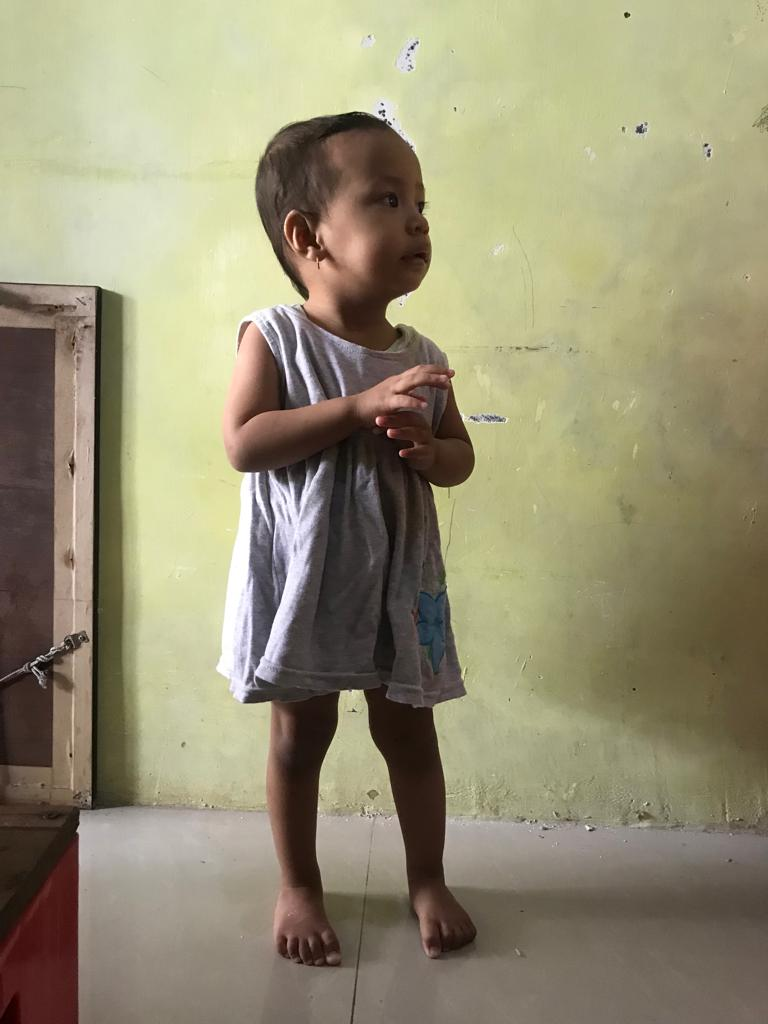
#> input picture OpenCV-Indonesia-master/Tubuh1_Alisa.jpeg, 768 x 1024 px
$ python bounding_box.py
#> lines starting #> are read from the running program, lines starting #| are printed output that depends on the picture; after the words box and inside, x2 and y2 are one past the last pixel; in counts of white or black regions, pixels touching at a corner belong together
import cv2
import numpy as np
import PIL
from PIL import Image

img = cv2.imread('Tubuh1_Alisa.jpeg', cv2.IMREAD_UNCHANGED)
#> img is the input picture: shape (1024, 768, 3); mean B, G, R 116.2, 143.5, 150

print('Original Dimensions : ',img.shape)
#| Original Dimensions :  (1024, 768, 3)

scale_percent = 60 # percent of original size
width = int(img.shape[1] * scale_percent / 100)
#> width = 460
height = int(img.shape[0] * scale_percent / 100)
#> height = 614
dim = (width, height)
#> dim = (460, 614)

# resize image
resized = cv2.resize(img, dim, interpolation = cv2.INTER_AREA)

print('Resized Dimensions : ',resized.shape)
#| Resized Dimensions :  (614, 460, 3)

cv2.imshow("Resized image", resized)

face_csc = cv2.CascadeClassifier('haarcascade_fullbody.xml')
gray = cv2.cvtColor(img, cv2.COLOR_BGR2GRAY)
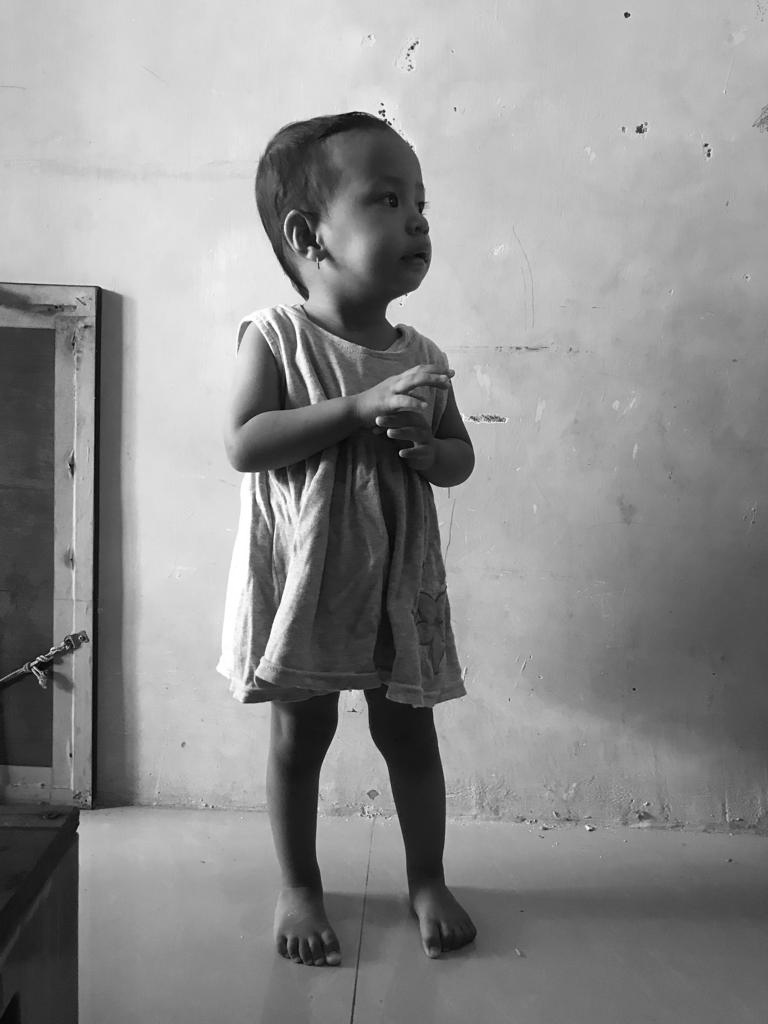
#> gray: shape (1024, 768); min 1, max 255, mean 142.4
faces = face_csc.detectMultiScale(gray, 1.1, 4)
#> faces = ()

for (x,y,w,h) in faces:
    cv2.rectangle(img, (x,y), (x+w, y+h), (0,255,0), 3)
#> this loop made 0 passes

cv2.imshow('img', img)
cv2.waitKey(0)

$ run again, with OpenCV-Indonesia-master/Depan10.jpeg copied over OpenCV-Indonesia-master/Tubuh1_Alisa.jpeg
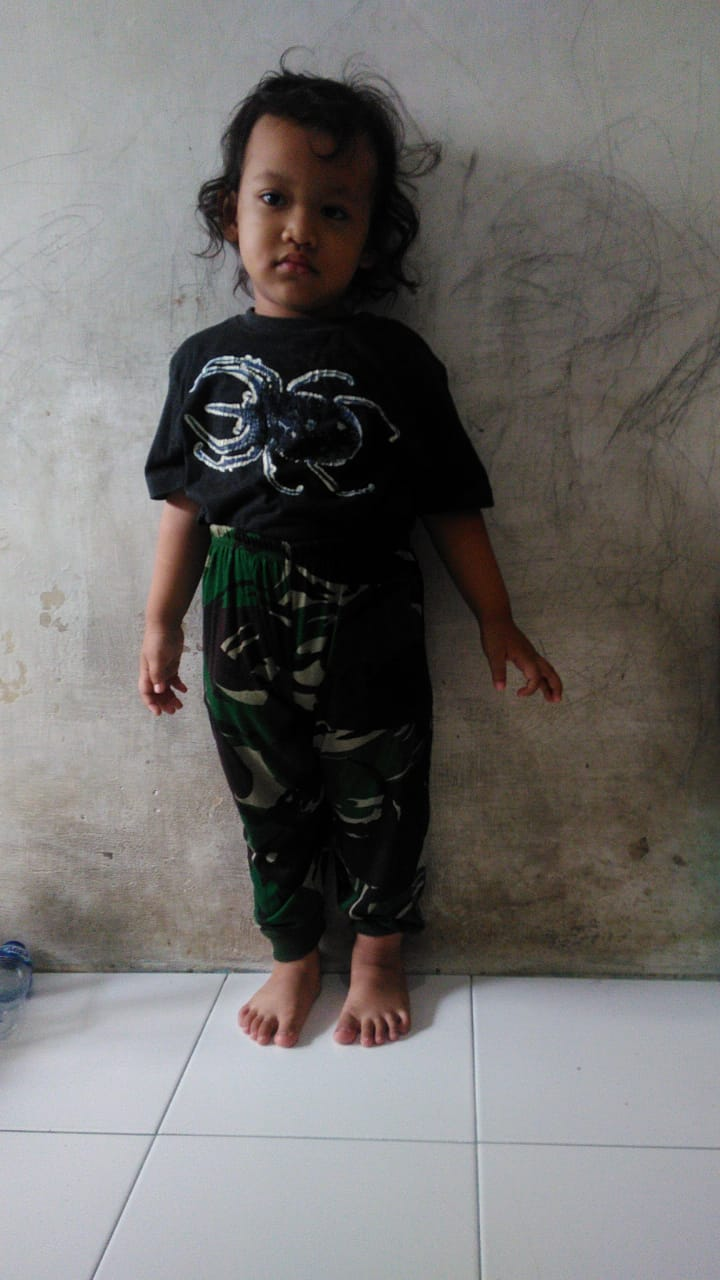
#> input picture OpenCV-Indonesia-master/Depan10.jpeg, 720 x 1280 px
#> img is the input picture: shape (1280, 720, 3); mean B, G, R 107.6, 109.4, 111.9
#| Original Dimensions :  (1280, 720, 3)
#| Resized Dimensions :  (768, 432, 3)
#> `gray = cv2.cvtColor(img, cv2.COLOR_BGR2GRAY)`:
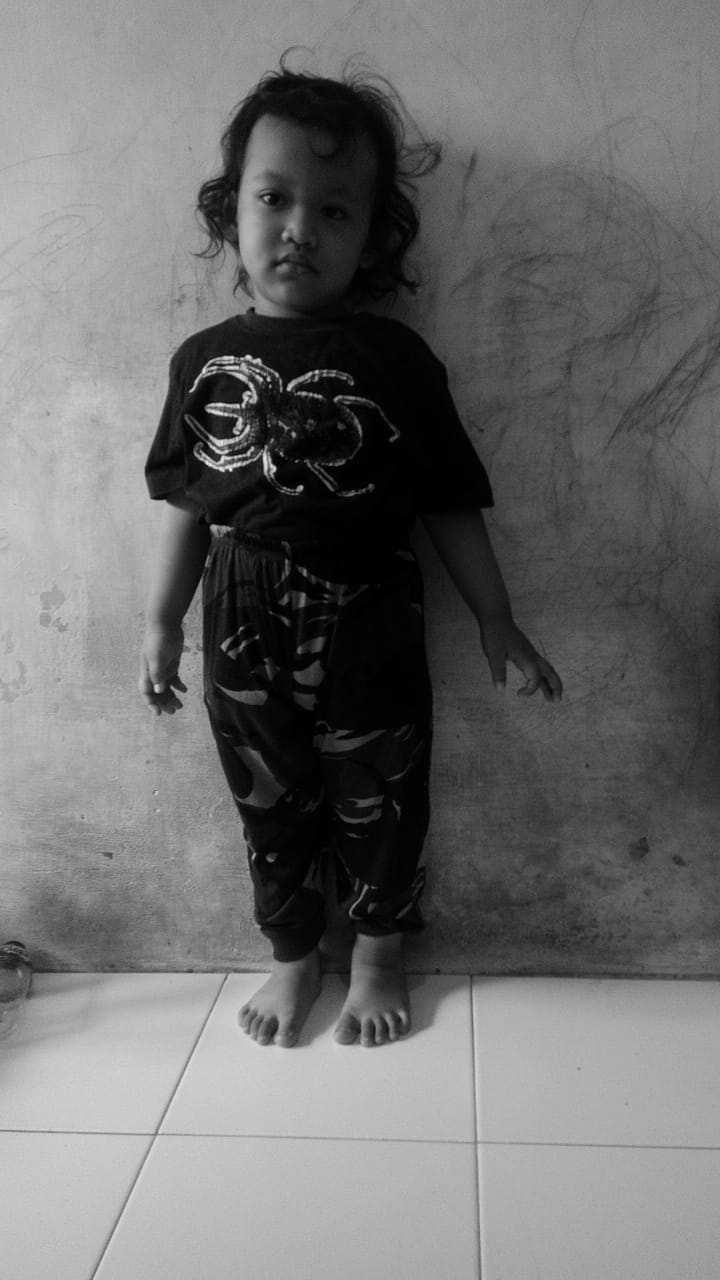
#> gray: shape (1280, 720); min 0, max 249, mean 109.9
#> faces = [[79, 99, 515, 1030]]
#> the loop `for (x,y,w,h) in faces:` made 1 pass
#> after the loop `for (x,y,w,h) in faces:`:
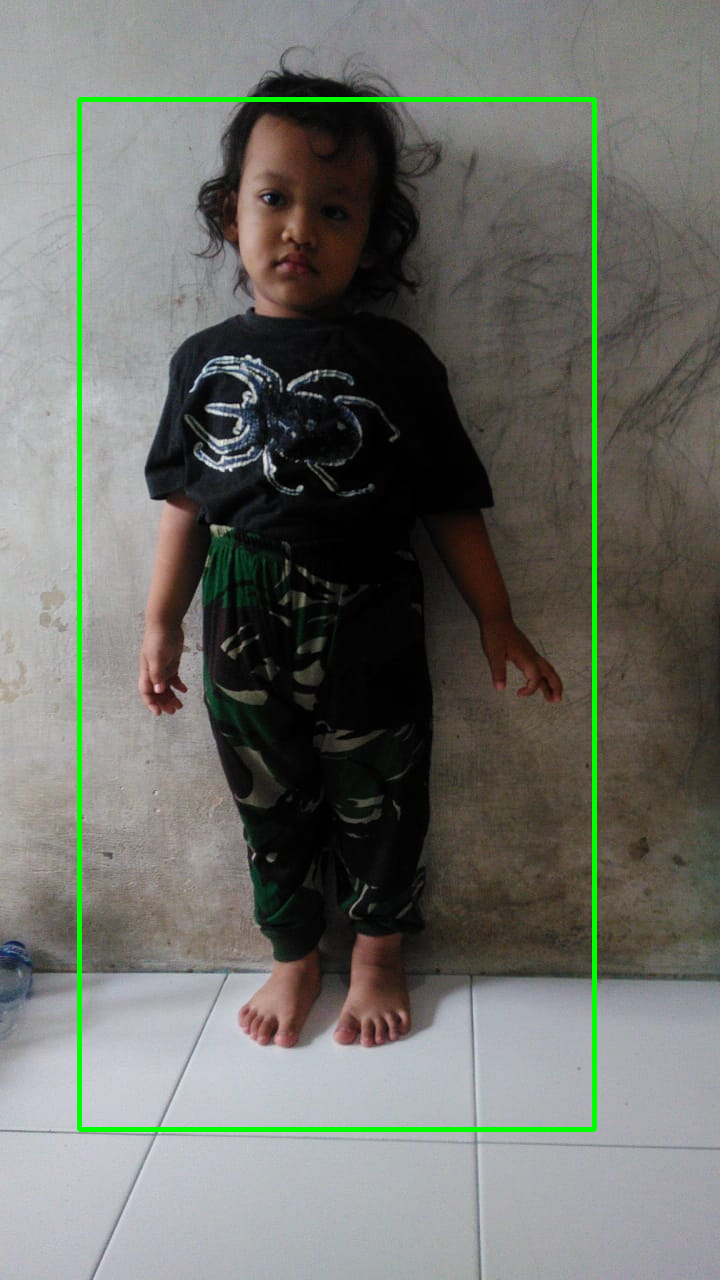
#> img: shape (1280, 720, 3); 1.68% of pixels changed, all inside (x1, y1, x2, y2) = (77, 97, 597, 1132)

$ run again, with OpenCV-Indonesia-master/Depan10_2.jpeg copied over OpenCV-Indonesia-master/Tubuh1_Alisa.jpeg
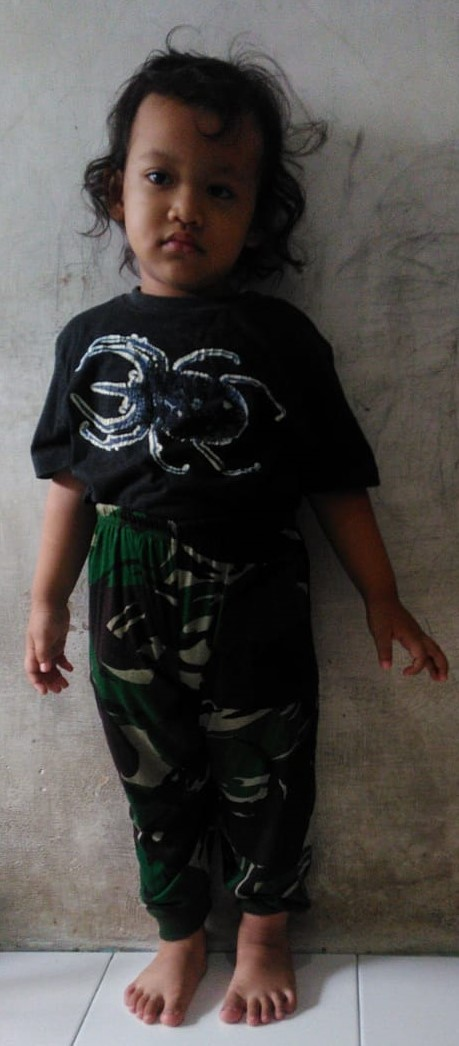
#> input picture OpenCV-Indonesia-master/Depan10_2.jpeg, 459 x 1046 px
#> img is the input picture: shape (1046, 459, 3); mean B, G, R 73.8, 76.5, 80.7
#| Original Dimensions :  (1046, 459, 3)
#| Resized Dimensions :  (627, 275, 3)
#> `gray = cv2.cvtColor(img, cv2.COLOR_BGR2GRAY)`:
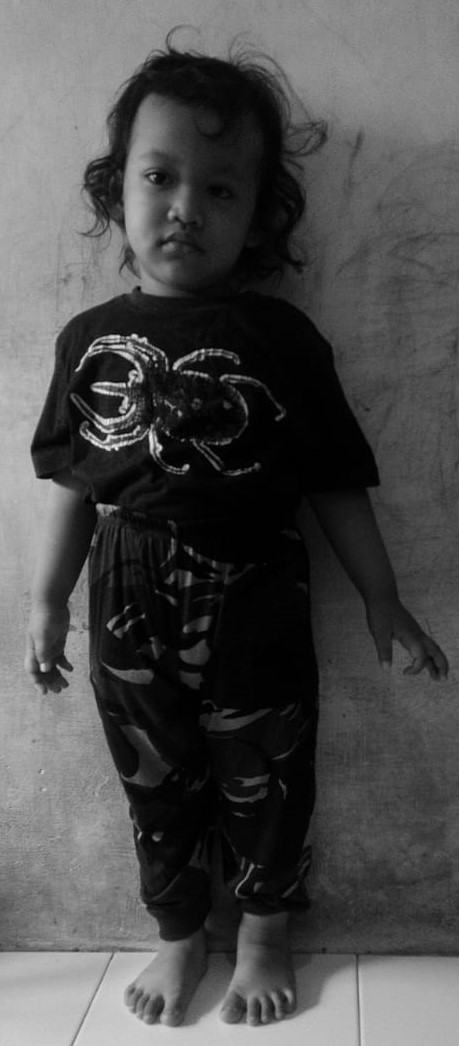
#> gray: shape (1046, 459); min 0, max 249, mean 77.5
#> faces = ()

$ run again, with OpenCV-Indonesia-master/Depan11.jpeg copied over OpenCV-Indonesia-master/Tubuh1_Alisa.jpeg
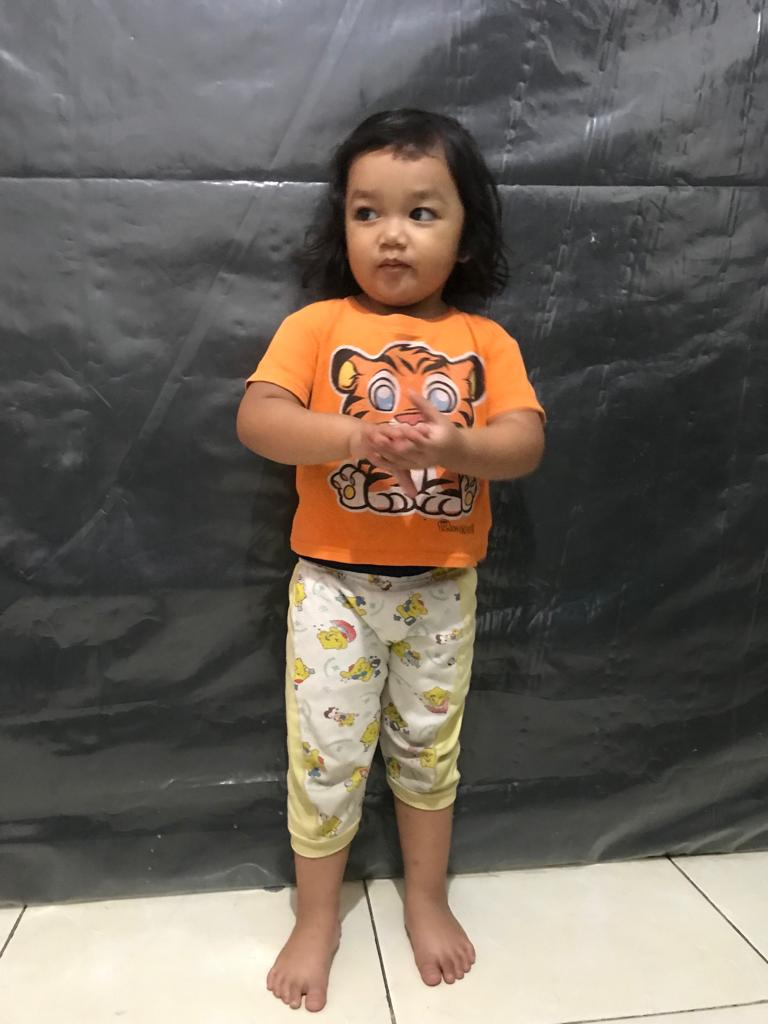
#> input picture OpenCV-Indonesia-master/Depan11.jpeg, 768 x 1024 px
#> img is the input picture: shape (1024, 768, 3); mean B, G, R 92.9, 101.9, 110.6
#| Original Dimensions :  (1024, 768, 3)
#| Resized Dimensions :  (614, 460, 3)
#> `gray = cv2.cvtColor(img, cv2.COLOR_BGR2GRAY)`:
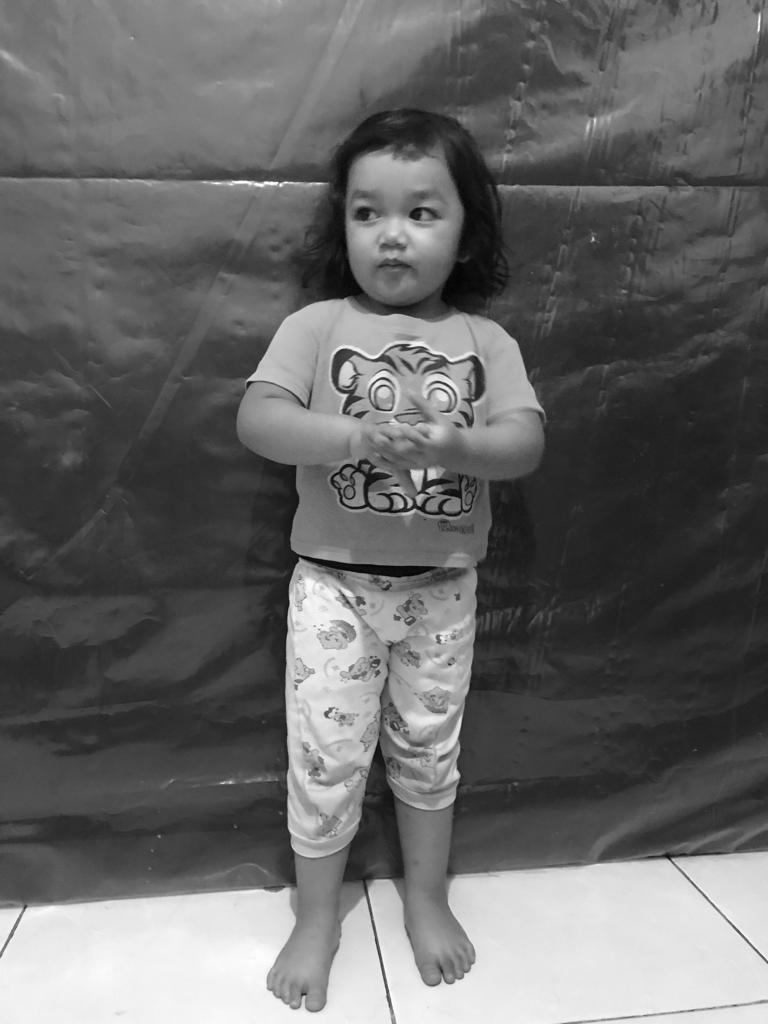
#> gray: shape (1024, 768); min 1, max 255, mean 103.4
#> faces = ()
